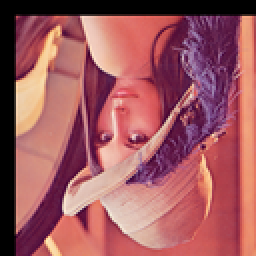
%> input picture Image_transformation/code/Template/PartA/affine/lena.png, 128 x 128 px, shrunk from 512 x 512 before the run (shown 2 times larger)
$ octave partb_test2.m   (GNU Octave 9; MATLAB toolbox functions it lacks are replaced by stand-ins)
%> lines starting %> are read from the running program, lines starting %| are printed output that depends on the picture
### Image_convolution_functions/custom_convolution.m
% [63 lines of commented-out code are left out]


%%%%%%%%%%%%%%%%%%%%%%%%%%%%%%


function [output_image] = custom_convolution(input_image, kernel)

kernel_len = length(kernel);
layers = floor(kernel_len/2);
image_padding = padarray(input_image, [layers, layers]);

red_chan = image_padding(:, :, 1);
green_chan = image_padding(:, :, 2);
blue_chan = image_padding(:, :, 3);

new_red_chan = convolution(red_chan, kernel, layers, kernel_len);
new_red_chan = uint8(new_red_chan);
new_red_chan = new_red_chan(layers+1:end-layers, layers+1:end-layers);

new_green_chan = convolution(green_chan, kernel, layers, kernel_len);
new_green_chan = uint8(new_green_chan);
new_green_chan = new_green_chan(layers+1:end-layers, layers+1:end-layers);

new_blue_chan = convolution(blue_chan, kernel, layers, kernel_len);
new_blue_chan = uint8(new_blue_chan);
new_blue_chan = new_blue_chan(layers+1:end-layers, layers+1:end-layers);

output_image = cat(3, new_red_chan, new_green_chan, new_blue_chan);

end

function final_image = convolution(image, kernel, layers, kernel_len)

[input_image_rows, input_image_cols] = size(image);
final_image = zeros(input_image_rows, input_image_cols);

if size(kernel, 1) == 1 % 1D kernel
    for final_column = layers + 1 : input_image_cols - layers
        for final_row = layers + 1 : input_image_rows - layers
            addition = 0;
            for i = 1 : kernel_len
                image_col = final_column + i - layers - 1;
                addition = addition + double(image(final_row, image_col)) * kernel(i);
            end
            final_image(final_row, final_column) = addition;
        end
    end
elseif size(kernel, 2) == 1 % Handle 1D kernel in the vertical direction
    for final_column = layers + 1 : input_image_cols - layers
        for final_row = layers + 1 : input_image_rows - layers
            addition = 0;
            for i = 1 : kernel_len
                image_row = final_row + i - layers - 1;
                addition = addition + double(image(image_row, final_column)) * kernel(i);
            end
            final_image(final_row, final_column) = addition;
        end
    end
else % 2D kernel
    for final_column = layers + 1 : input_image_cols - layers
        for final_row = layers + 1 : input_image_rows - layers
            addition = 0;
            for i = 1 : kernel_len
                image_col = final_column + i - layers - 1;
                for j = 1 : kernel_len
                    image_row = final_row + j - layers - 1;
                    addition = addition + double(image(image_row, image_col)) * kernel(j, i);
                end
            end
            final_image(final_row, final_column) = addition;
        end
    end
end

end

### Image_convolution_functions/reduce_image.m
function [final_image] = reduce_image(input_image)
% % Verify why is image not loading with same size

% Reduce Image size by half
scale = [0.5 0.5]; % Change value to adjust the reduction
original_size = size(input_image);
reduced_size = max(floor(scale.*original_size(1:2)),1);

rows = min(round(((1:reduced_size(1))-0.5)./scale(1)+0.5),original_size(1));
cols = min(round(((1:reduced_size(2))-0.5)./scale(2)+0.5),original_size(2));

final_image = input_image(rows,cols,:);
% [8 lines of commented-out code are left out]

end

### Image_convolution_functions/GaussianPyramid.m

function gaussian_pyramid = GaussianPyramid(input_image,n)

kernel = 1/16.*[1 2 1 ; 2 4 2 ; 1 2 1];
gaussian_pyramid = cell(1,n);

for i = 1:n+1
    if i == 1
        convolue_image = custom_convolution(input_image,kernel); % apply guassain filter and no reduction
        gaussian_image(i).img = convolue_image;
    else
        image = custom_convolution(gaussian_image(i-1).img,kernel); % apply filter and then reduce
        reduced_image = reduce_image(image);
        gaussian_image(i).img = reduced_image;
    	gaussian_pyramid{i-1} = gaussian_image(i).img;
    end
    % figure(i)
    % imshow(gaussian_image(i).img)
end
end

### Image_convolution_functions/Rconstruct.m
function reconstruct = Rconstruct(I,n)
reconstruct = cell(1,n);
% n = 3;
K = 1/16.*[1 2 1 ; 2 4 2 ; 1 2 1];

% gaussianPyramid = GaussianPyramid(image,3);
% I = image;
for i = 1:n
    if i == 1
        con_image = custom_convolution(I,K);
        recon_image(i).img = con_image;
    else
        con_image = custom_convolution(recon_image(i-1).img,K);
        reduced_img = reduce_image(con_image);
        recon_image(i).img = reduced_img;
    end
end
for j = n-1:1
    recon_image(j).img = reduced_img;
    reduced_img = custom_convolution(recon_image(j).img,K);
    after_exapn = expand_images(reduced_img);
    recon_image(j).img = after_exapn;
    recon_image(j-1).img = recon_image(j-1).img + laplacePyramid(recon_image(j).img,n);
end
% figure(1);
% imshow(recon_image(1).img);
reconstruct = recon_image;
end

### Image_convolution_functions/partb_test2.m
close all;
clear all;

image = imread('pr1\CISC642 - PR1\CISC642 - PR1\Template\PartB\lena.png');
%> image is the input picture: size 128x128x3 uint8; mean R, G, B 158.8, 88.7, 94.7

% [48 lines of commented-out code are left out]
gaussianPyramid = GaussianPyramid(image,3);
%> after the loop in GaussianPyramid, `for i = 1:n+1`:
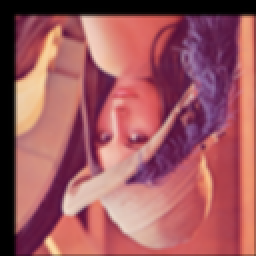
%> convolue_image: size 128x128x3 uint8 (shown 2 times larger); mean R, G, B 158, 88.3, 94.3
%> after the loop in GaussianPyramid, `for i = 1:n+1`:
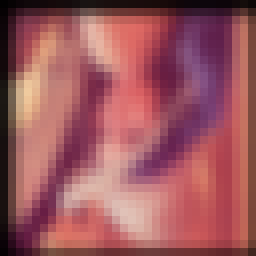
%> image: size 32x32x3 uint8 (shown 8 times larger); mean R, G, B 156.4, 87.5, 93.6
%> after the loop in GaussianPyramid, `for i = 1:n+1`: gaussian_image = 4 items; gaussian_pyramid = 3 items
%> gaussianPyramid = 3 items
for i = 1:length(gaussianPyramid)
    figure
    imshow(gaussianPyramid{i})
    title('gaussian images', i)
    outputDir = 'pr1\submission\PartB\output_images\Gaussian_level_';
    fileName = sprintf('%s%d.png', outputDir, i);
    imwrite(gaussianPyramid{i}, fileName)
end
%> this loop made 3 passes
%> fileName on passes 1 to 3: 'pr1\submission\PartB\output_images\Gaussian_level_1.png', 'pr1\submission\PartB\output_images\Gaussian_level_2.png', 'pr1\submission\PartB\output_images\Gaussian_level_3.png'
%> pass 1, `imshow(gaussianPyramid{i})`:
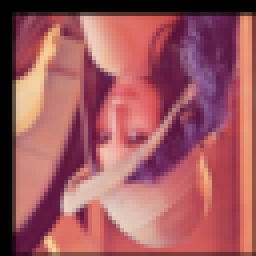
%> displayed picture: size 64x64x3, on the screen's scale of 0 to 255 (shown 4 times larger); mean R, G, B 158.1, 88.3, 94.4

% [12 lines of commented-out code are left out]

R = Rconstruct(image,3);
%> the loop in Rconstruct, `for i = 1:n` made 3 passes
%> pass 1, in custom_convolution (call 5), `new_red_chan = new_red_chan(layers+1:end-layers, layers+1:end-layers);`:
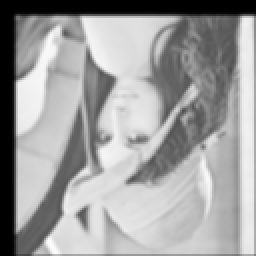
%> new_red_chan: size 128x128 uint8 (shown 2 times larger); min 0, max 253, mean 158
%> pass 1, in custom_convolution (call 5), `new_green_chan = convolution(green_chan, kernel, layers, kernel_len);`:
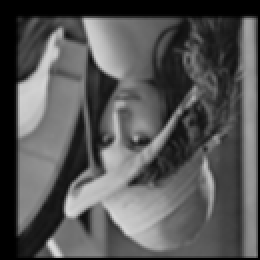
%> new_green_chan: size 130x130 double (shown 2 times larger); min 0, max 220.3, mean 85.6
%> after the loop in Rconstruct, `for i = 1:n`:
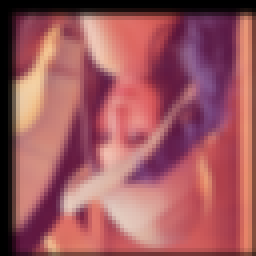
%> con_image: size 64x64x3 uint8 (shown 4 times larger); mean R, G, B 157.1, 87.9, 93.9
%> R = 3 items
figure
imshow(R(1).img)
title('Reconstruct image')
s = R(1).img;
imwrite(s, 'Reconstructed Image')

error = image - R(1).img;
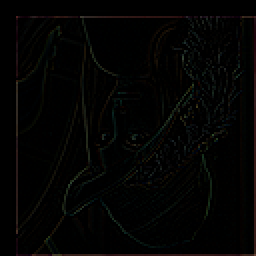
%> error: size 128x128x3 uint8 (shown 2 times larger); mean R, G, B 3.4, 3.3, 2.5
figure
imshow(error)
title('error image')
imwrite(error, "Error Difference")

%%%% get points from image
% % imshow('lena.png')
% % [x,y] = getpts
% % image1 = imread("happy_smile.jpg");
% % image2 = imread('sad_smile.jpg');
% % laplacePyramid1 = LaplacianPyramids(image1,3);
% % laplacePyramid2 = LaplacianPyramids(image2,3);
% %
% % Display the left image on the left side of the figure
% % subplot(1, 2, 1);
% % imshow(image1);
% % title('Left Image');
% %
% % Display the right image on the right side of the figure
% % subplot(1, 2, 2);
% % imshow(image2);
% % title('Right Image');
% %
% % Implement a mouse callback function to capture user input for blend boundaries
% % Use ginput to collect mouse clicks from the user
% % Process the user input to define blend boundaries and perform mosaicking
% % You'll need to define this callback function yourself
% %
% % Example:
% % [x, y] = ginput(2); % Capture two points for the blend boundary
